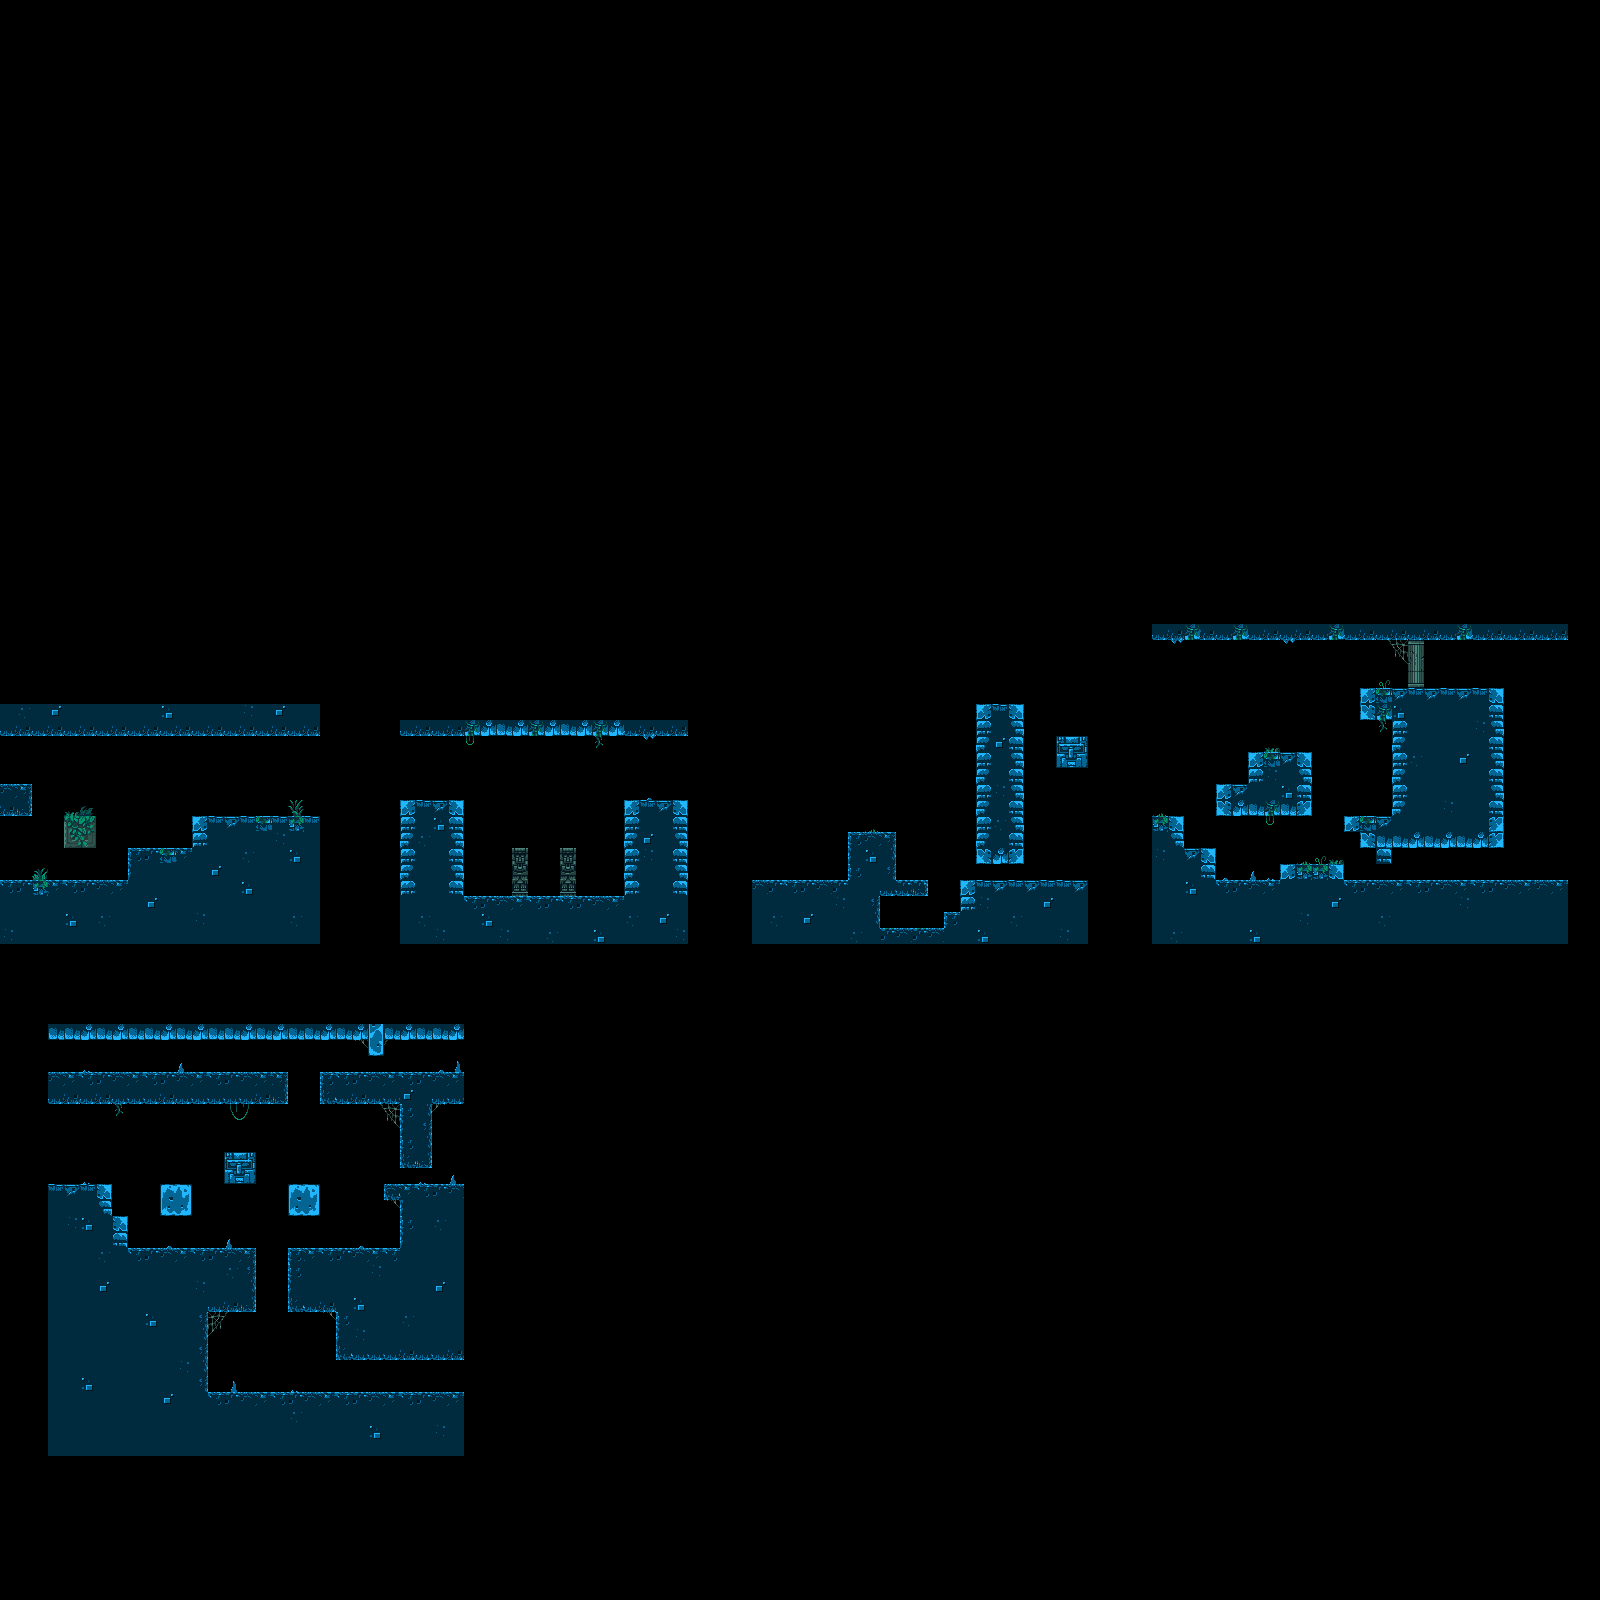

Below is a game level as drawn by its tile map, then a one-line description and the .tmx that defines it (tile-layer data replaced by summaries):
An orthogonal 100x100 tile map with 16x16 px tiles, 1 tile layer (Tile Layer 1), 1 hidden layer not drawn.

<map version="1.2" tiledversion="1.2.1" orientation="orthogonal" renderorder="right-down" width="100" height="100" tilewidth="16" tileheight="16" infinite="0" nextlayerid="3" nextobjectid="1">
 <tileset firstgid="1" source="grotto.tsx" />
 <layer id="2" name="Tile Layer 2" width="100" height="100" visible="0">
  <data>[10000 cells, 115 non-empty, 11 distinct tile ids]</data>
 </layer>
 <layer id="1" name="Tile Layer 1" width="100" height="100">
  <data>[10000 cells, 1117 non-empty, 93 distinct tile ids]</data>
 </layer>
</map>